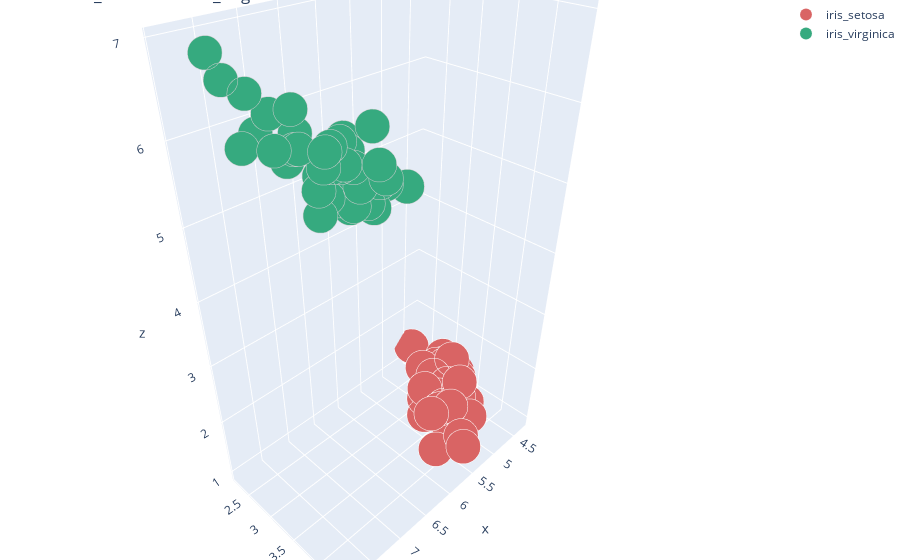

Notebook cell for this chart:
### Markdown cell above
# <a id ="9">Basic 3D Scatter Plot (Plotly)</a>
* import data again to avoid confusion
* go.Scatter3d: 3D scatter
* We will plot iris setosa and iris virginica classes according to their Sepal Length(x), Sepal Width(y), and Petal Length(z).

### Code cell
# import data again
data = pd.read_csv('../input/iris/Iris.csv')
# data of iris setosa
iris_setosa = data[data.Species == "Iris-setosa"]
# # data of iris virginica
iris_virginica = data[data.Species == "Iris-virginica"]

# trace1 =  iris setosa
trace1 = go.Scatter3d(
    x=iris_setosa.SepalLengthCm,
    y=iris_setosa.SepalWidthCm,
    z=iris_setosa.PetalLengthCm,
    mode='markers',
    name = "iris_setosa",
    marker=dict(
        color='rgb(217, 100, 100)',
        size=12,
        line=dict(
            color='rgb(255, 255, 255)',
            width=0.1
        )
    )
)
# trace2 =  iris virginica
trace2 = go.Scatter3d(
    x=iris_virginica.SepalLengthCm,
    y=iris_virginica.SepalWidthCm,
    z=iris_virginica.PetalLengthCm,
    mode='markers',
    name = "iris_virginica",
    marker=dict(
        color='rgb(54, 170, 127)',
        size=12,
        line=dict(
            color='rgb(204, 204, 204)',
            width=0.1
        )
    )
)
data = [trace1, trace2]
layout = go.Layout(
    title = ' 3D iris_setosa and iris_virginica',
    margin=dict(
        l=0,
        r=0,
        b=0,
        t=0
    )
)
fig = go.Figure(data=data, layout=layout)
iplot(fig)

### Figure 1 — Plotly figure (JSON) as saved in the notebook; plotly's stock layout.template omitted (floating-point values rounded to 4 significant figures)
{"data": [{"marker": {"color": "rgb(217, 100, 100)", "line": {"color": "rgb(255, 255, 255)", "width": 0.1}, "size": 12}, "mode": "markers", "name": "iris_setosa", "type": "scatter3d", "x": [5.1, 4.9, 4.7, 4.6, 5.0, 5.4, 4.6, 5.0, 4.4, 4.9, 5.4, 4.8, 4.8, 4.3, 5.8, 5.7, 5.4, 5.1, 5.7, 5.1, 5.4, 5.1, 4.6, 5.1, 4.8, 5.0, 5.0, 5.2, 5.2, 4.7, 4.8, 5.4, 5.2, 5.5, 4.9, 5.0, 5.5, 4.9, 4.4, 5.1, 5.0, 4.5, 4.4, 5.0, 5.1, 4.8, 5.1, 4.6, 5.3, 5.0], "y": [3.5, 3.0, 3.2, 3.1, 3.6, 3.9, 3.4, 3.4, 2.9, 3.1, 3.7, 3.4, 3.0, 3.0, 4.0, 4.4, 3.9, 3.5, 3.8, 3.8, 3.4, 3.7, 3.6, 3.3, 3.4, 3.0, 3.4, 3.5, 3.4, 3.2, 3.1, 3.4, 4.1, 4.2, 3.1, 3.2, 3.5, 3.1, 3.0, 3.4, 3.5, 2.3, 3.2, 3.5, 3.8, 3.0, 3.8, 3.2, 3.7, 3.3], "z": [1.4, 1.4, 1.3, 1.5, 1.4, 1.7, 1.4, 1.5, 1.4, 1.5, 1.5, 1.6, 1.4, 1.1, 1.2, 1.5, 1.3, 1.4, 1.7, 1.5, 1.7, 1.5, 1.0, 1.7, 1.9, 1.6, 1.6, 1.5, 1.4, 1.6, 1.6, 1.5, 1.5, 1.4, 1.5, 1.2, 1.3, 1.5, 1.3, 1.5, 1.3, 1.3, 1.3, 1.6, 1.9, 1.4, 1.6, 1.4, 1.5, 1.4]}, {"marker": {"color": "rgb(54, 170, 127)", "line": {"color": "rgb(204, 204, 204)", "width": 0.1}, "size": 12}, "mode": "markers", "name": "iris_virginica", "type": "scatter3d", "x": [6.3, 5.8, 7.1, 6.3, 6.5, 7.6, 4.9, 7.3, 6.7, 7.2, 6.5, 6.4, 6.8, 5.7, 5.8, 6.4, 6.5, 7.7, 7.7, 6.0, 6.9, 5.6, 7.7, 6.3, 6.7, 7.2, 6.2, 6.1, 6.4, 7.2, 7.4, 7.9, 6.4, 6.3, 6.1, 7.7, 6.3, 6.4, 6.0, 6.9, 6.7, 6.9, 5.8, 6.8, 6.7, 6.7, 6.3, 6.5, 6.2, 5.9], "y": [3.3, 2.7, 3.0, 2.9, 3.0, 3.0, 2.5, 2.9, 2.5, 3.6, 3.2, 2.7, 3.0, 2.5, 2.8, 3.2, 3.0, 3.8, 2.6, 2.2, 3.2, 2.8, 2.8, 2.7, 3.3, 3.2, 2.8, 3.0, 2.8, 3.0, 2.8, 3.8, 2.8, 2.8, 2.6, 3.0, 3.4, 3.1, 3.0, 3.1, 3.1, 3.1, 2.7, 3.2, 3.3, 3.0, 2.5, 3.0, 3.4, 3.0], "z": [6.0, 5.1, 5.9, 5.6, 5.8, 6.6, 4.5, 6.3, 5.8, 6.1, 5.1, 5.3, 5.5, 5.0, 5.1, 5.3, 5.5, 6.7, 6.9, 5.0, 5.7, 4.9, 6.7, 4.9, 5.7, 6.0, 4.8, 4.9, 5.6, 5.8, 6.1, 6.4, 5.6, 5.1, 5.6, 6.1, 5.6, 5.5, 4.8, 5.4, 5.6, 5.1, 5.1, 5.9, 5.7, 5.2, 5.0, 5.2, 5.4, 5.1]}], "layout": {"margin": {"b": 0, "l": 0, "r": 0, "t": 0}, "title": {"text": " 3D iris_setosa and iris_virginica"}}}
